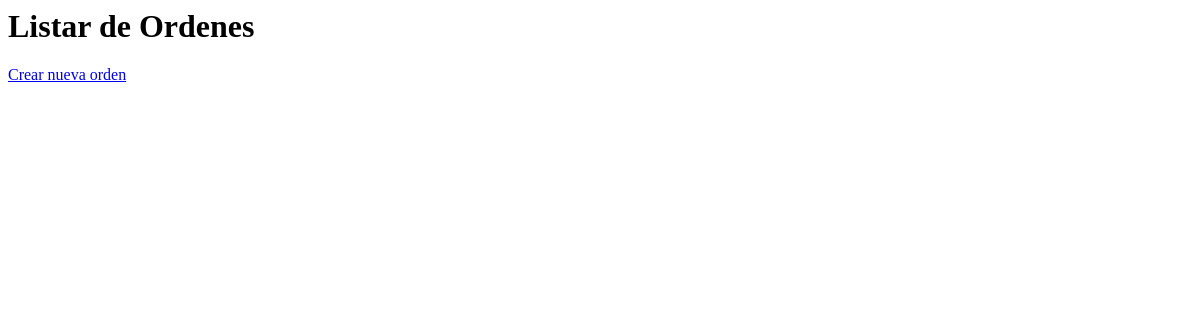
/orders/, run on an earlier commit of the app's database.
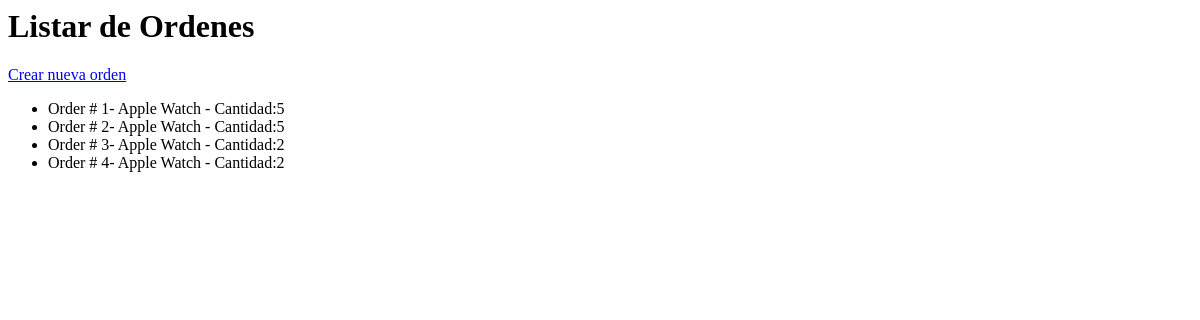
And on a later commit of the database.
### orders/models.py (models this page shows, shortened)
class Order(models.Model):
    product = models.ForeignKey(Product, on_delete=models.CASCADE)
    quantity = models.PositiveIntegerField( blank=True , null=True)
    created_at = models.DateTimeField(auto_now_add=True)

### products/models.py (models this page shows, shortened)
class Product(models.Model):
    name = models.CharField(max_length=100)
    description = models.TextField()
    price = models.DecimalField(max_digits=10, decimal_places=2)
    stock = models.PositiveIntegerField()

### orders/views.py (the view)
# urls.py: path('', views.order_list,name='order_list'),
def order_list(request):
    orders = Order.objects.all()
    context = {'orders': orders}  # Asegúrate de que esto sea un diccionario, no un conjunto
    return render(request, 'orders/order_list.html', context)

### orders/templates/orders/order_list.html
<h1>Listar de Ordenes</h1>
<a href="{% url 'order_create'%}"> Crear nueva orden</a>
<ul>
    {% for order in orders%}
    <li> Order # {{order.id}}- {{order.product.name}} - Cantidad:{{order.quantity}}</li>
    {%endfor%}
</ul>

What changed in the data, as far as the page shows it:
added Order: id "1", product.name "Apple Watch", quantity "5"
added Order: id "2", product.name "Apple Watch", quantity "5"
added Order: id "3", product.name "Apple Watch", quantity "2"
added Order: id "4", product.name "Apple Watch", quantity "2"
